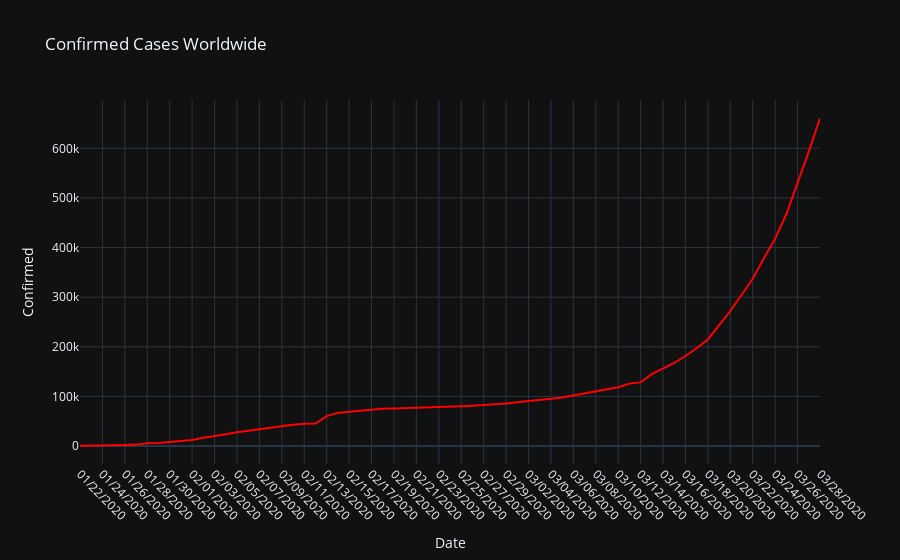
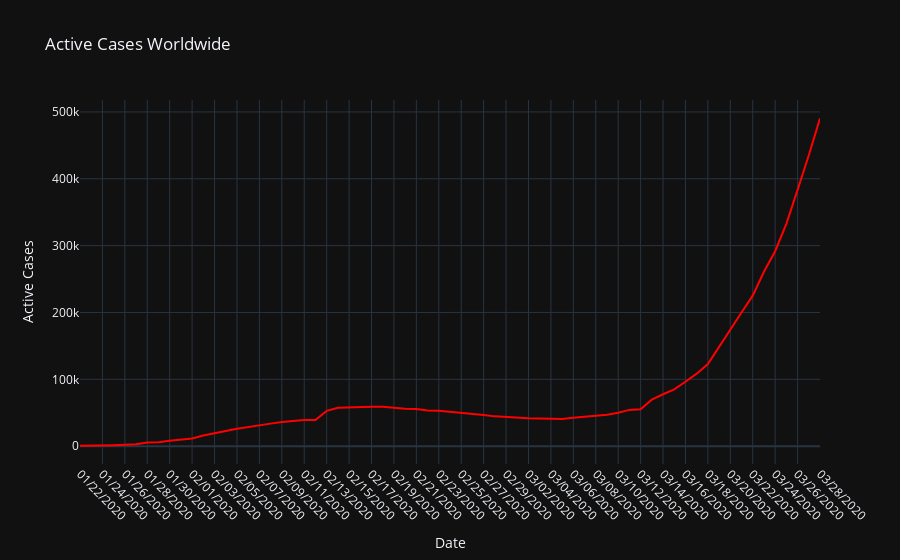
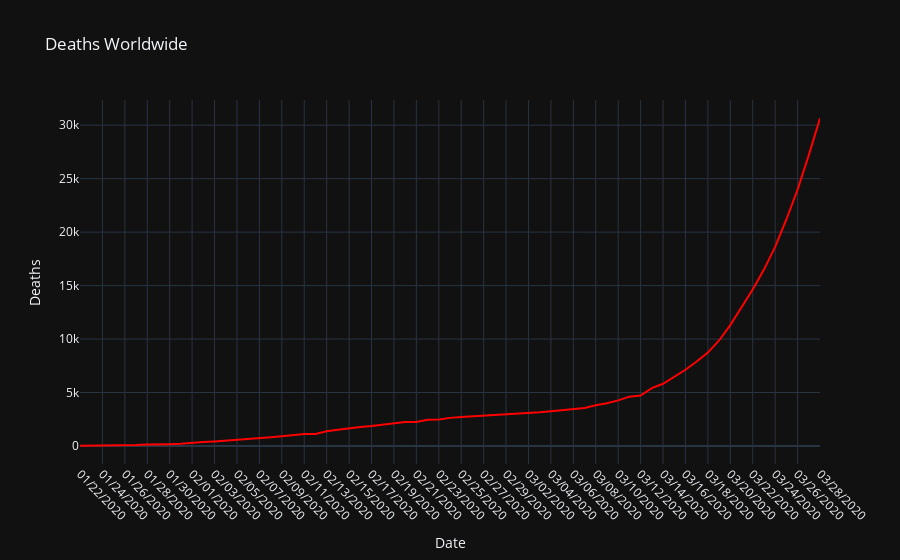
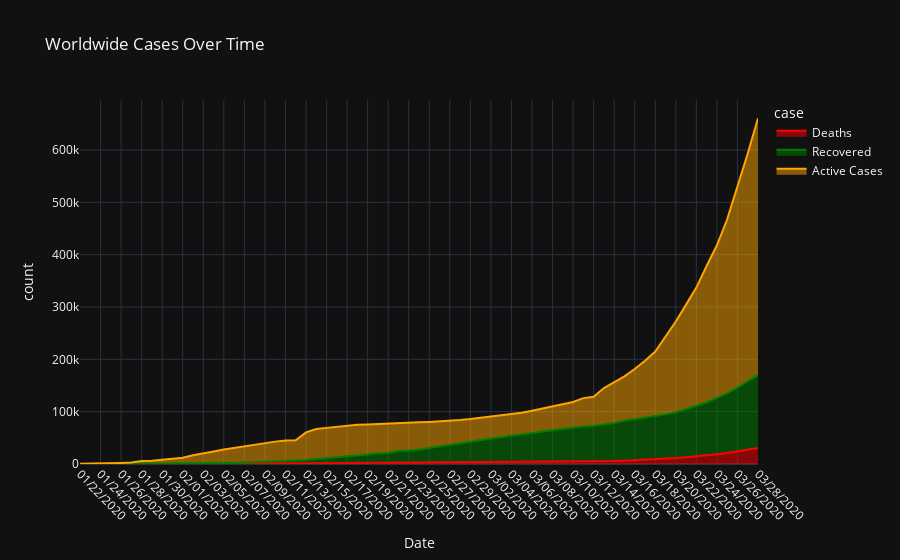

The cell these charts' notebook holds for them, in order:
### Code cell
color1 = ['red']
color2 = ['red', 'green', 'orange']

graph = px.line(grp_by_date, x='Date', y='Confirmed', title= 'Confirmed Cases Worldwide', template="plotly_dark" , color_discrete_sequence = color1)
graph.update_xaxes(tickangle=45)
graph.show()

graph = px.line(grp_by_date, x='Date', y='Active Cases', title= 'Active Cases Worldwide', template="plotly_dark", color_discrete_sequence = color1 )
graph.update_xaxes(tickangle=45)
graph.show()

graph = px.line(grp_by_date, x='Date', y='Deaths', title= 'Deaths Worldwide', template="plotly_dark", color_discrete_sequence = color1 )
graph.update_xaxes(tickangle=45)
graph.show()

df_melt = grp_by_date.melt(id_vars='Date', value_vars=['Deaths', 'Recovered', 'Active Cases'], var_name='case', value_name='count')
graph = px.area(df_melt, x='Date' , y='count' , color='case', title='Worldwide Cases Over Time', template="plotly_dark", color_discrete_sequence = color2)
graph.update_xaxes(tickangle=45)
graph.show()
